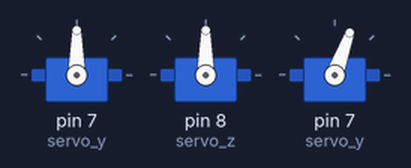
Simulated run of this sketch. Board: Arduino Uno, built with avr-gcc and run on an emulated ATmega328P. Shown: 3 × servo.

Above: at 0.05 s.
At 0.85 s:
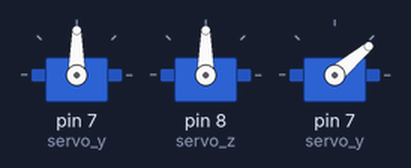
At 1.65 s:
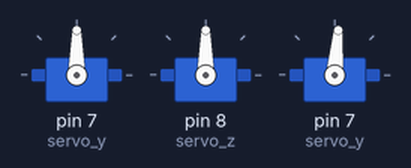
Timing chart, 0 to 3.9 s (numbered marks = the images above):
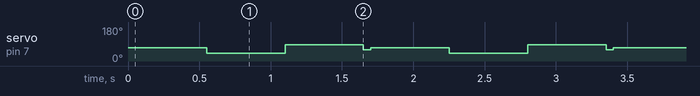

The sketch:

FlightController.ino
```cpp
/*
 Name:		FlightController.ino
 Created:	9/16/2021 9:53:14 PM
 Author:	blake.ganzerla
*/

// the setup function runs once when you press reset or power the board
#include "Gyro.h"
#include "Controller.h"
#include <Wire.h>
#include <Servo.h>

Servo servo_y;
Servo servo_z;

int servo_y_pos = 0;
int servo_z_pos = 0;

void setup() {
    servo_y.attach(7);
    servo_z.attach(8);
}

void loop() {
    // put your main code here, to run repeatedly:
    //TestServoY(servo_y);
    //TestServoZ(servo_z);
    Controller control(7, 9, 8);
    while (true) {
        control.AlterPitch(0.7);
        delay(500);
        control.AlterPitch(0.2);
        delay(500);
        control.AlterPitch(0.9);
        delay(500);
        control.AlterPitch(0.5);

    }
    /*
    servo_z_pos = IncreaseZ(servo_z, servo_z_pos);
    delay(500);
    servo_z_pos = DecreaseZ(servo_z, servo_z_pos);
    delay(500);
    servo_z_pos = ZeroZ(servo_z, servo_z_pos);
    delay(500);


    servo_y_pos = IncreaseY(servo_y, servo_y_pos);
    delay(500);
    servo_y_pos = DecreaseY(servo_y, servo_y_pos);
    delay(500);
    servo_y_pos = ZeroY(servo_y, servo_y_pos);
    delay(500);
    */
    Gyro gyro_0;
    gyro_0.InitGyro();
    while (true) {
        gyro_0.StartGyroRead();
        delay(1000);
    }

}


static void TestServoY(Servo servo) {
    int pos = 130;
    servo.write(pos);
    delay(1000);
    pos = 70;
    servo.write(pos);
    delay(1000);
    pos = 100;
    servo.write(pos);
    delay(1000);
}
static void TestServoZ(Servo servo) {
    int pos = 100;
    servo.write(pos);
    delay(1000);
    pos = 50;
    servo.write(pos);
    delay(1000);
    pos = 75;
    servo.write(pos);
    delay(1000);
}
static int IncreaseZ(Servo servo, int CurrentY_pos) {
    int pos = 130;
    servo.write(pos);
    return pos;
}
static int DecreaseZ(Servo servo, int CurrentY_pos) {
    int pos = 70;
    servo.write(pos);
    return pos;
}
static int ZeroZ(Servo servo, int CurrentY_pos) {
    int pos = 101;
    servo.write(pos);
    return pos;
}
static int IncreaseY(Servo servo, int CurrentZ_pos) {
    int pos = 115;
    servo.write(pos);
    return pos;
}
static int DecreaseY(Servo servo, int CurrentZ_pos) {
    int pos = 50;
    servo.write(pos);
    return pos;
}
static int ZeroY(Servo servo, int CurrentZ_pos) {
    int pos = 90;
    servo.write(pos);
    return pos;
}
```

Controller.cpp
```cpp
//
//
//

#include "Controller.h"

void Controller::AlterPitch(float input)
{
	// Neutral
	if (input <= 0.55 && input >= 0.45) {
		this->Pitch.write(60);
		this->Pitch.detach();
	} else {
		this->Pitch.attach(this->Pitch_pin);
	};

	// 90 Deg
	if (input <= 1.0 && input >= 0.95) {
		this->Pitch.write(90);
	};
	if (input < 0.95 && input >= 0.85) {
		this->Pitch.write(85);
	};
	if (input < 0.85 && input >= 0.80) {
		this->Pitch.write(80);
	};
	if (input < 0.80 && input >= 0.72) {
		this->Pitch.write(75);
	};
	if (input < 0.72 && input >= 0.65) {
		this->Pitch.write(70);
	};
	if (input <= 0.65 && input >= 0.55) {
		this->Pitch.write(65);
	};
	// 60 Deg
	if (input <= 0.45 && input > 0.35) {
		this->Pitch.write(55);
	};
	if (input <= 0.35 && input > 0.27) {
		this->Pitch.write(50);
	};
	if (input <= 0.27 && input > 0.20) {
		this->Pitch.write(45);
	};
	if (input > 0.15 && input <= 0.20) {
		this->Pitch.write(40);
	};
	if (input > 0.05 && input <= 0.15) {
		this->Pitch.write(35);
	};
	if (input >= 0 && input <= 0.05) {
		this->Pitch.write(30);
	};
	delay(50);

}


Controller ;
```

Controller.h
```cpp
// MyClass.h

#ifndef _MyClass_h
#define _MyClass_h

#if defined(ARDUINO) && ARDUINO >= 100
	#include "arduino.h"
#else
	#include "WProgram.h"
#endif

#include <Servo.h>

class Controller
{
 public:
	 void AlterPitch(float input);
	 Controller(int sPitch, int sRoll, int sYaw) {
		 Pitch_pin = sPitch;
		 Roll_pin = sRoll;
		 Yaw_pin = sYaw;
	 };


private:
	Servo Pitch, Roll, Yaw;
	int Pitch_pin, Roll_pin, Yaw_pin;
	int maxPitch, minPitch;
	int maxRoll, minRoll;
	int maxYaw, minYaw;

};

extern Controller ;

#endif
```

Gyro.cpp
```cpp
//
//
//

#include "Gyro.h"
```

Gyro.h
```cpp
// Gyro.h

#ifndef _GYRO_h
#define _GYRO_h

#if defined(ARDUINO) && ARDUINO >= 100
	#include "arduino.h"
#else
	#include "WProgram.h"
#endif


#endif

#include <Wire.h>

class Gyro {
public:
    bool SensorActive;
    // Get
    float GetPitch() { return Pitch; }
    float GetRoll() { return Roll; }
    float GetYaw() { return Yaw; }
    float GetAccelX() { return AccelX; }
    float GetAccelY() { return AccelY; }
    float GetAccelZ() { return AccelZ; }

    void StartGyroRead() {
        while (true) {
            Wire.beginTransmission(MPU_addr);
            Wire.write(0x3B);
            Wire.endTransmission(false);
            Wire.requestFrom(MPU_addr, 12, true);
            AccelX = Wire.read() << 8 | Wire.read();
            AccelY = Wire.read() << 8 | Wire.read();
            AccelZ = Wire.read() << 8 | Wire.read();
            int xAng = map(AccelX, minVal, maxVal, -90, 90);
            int yAng = map(AccelY, minVal, maxVal, -90, 90);
            int zAng = map(AccelZ, minVal, maxVal, -90, 90);


            Roll = RAD_TO_DEG * (atan2(-yAng, -zAng) + PI);
            Pitch = RAD_TO_DEG * (atan2(-xAng, -zAng) + PI);
            Yaw = RAD_TO_DEG * (atan2(-yAng, -xAng) + PI);


            Serial.print("Roll= ");
            Serial.println(Roll);

            Serial.print("Pitch= ");
            Serial.println(Pitch);

            Serial.print("Yaw= ");
            Serial.println(Yaw);
            Serial.println("-----------------------------------------");
            delay(400);
        };
    };
    bool InitGyro() {
        Wire.begin();
        Wire.beginTransmission(MPU_addr);
        Wire.write(0x6B);
        Wire.write(0);
        Wire.endTransmission(true);
        Serial.begin(9600);
        return true;
    };

private:
    // Gyro
    float Pitch, Roll, Yaw;
    // Accel
    float AccelX, AccelY, AccelZ;
    // Tilt
    int minVal = 265;
    int maxVal = 402;
    // Constants
    const int MPU_addr = 0x68;
};
```

Measured:
- by itself, servo on pin 7 (servo_y): repeats every 1.7 s: 85° 0.55 s, 60° 0.05 s, 70° 0.55 s, 40° 0.55 s
